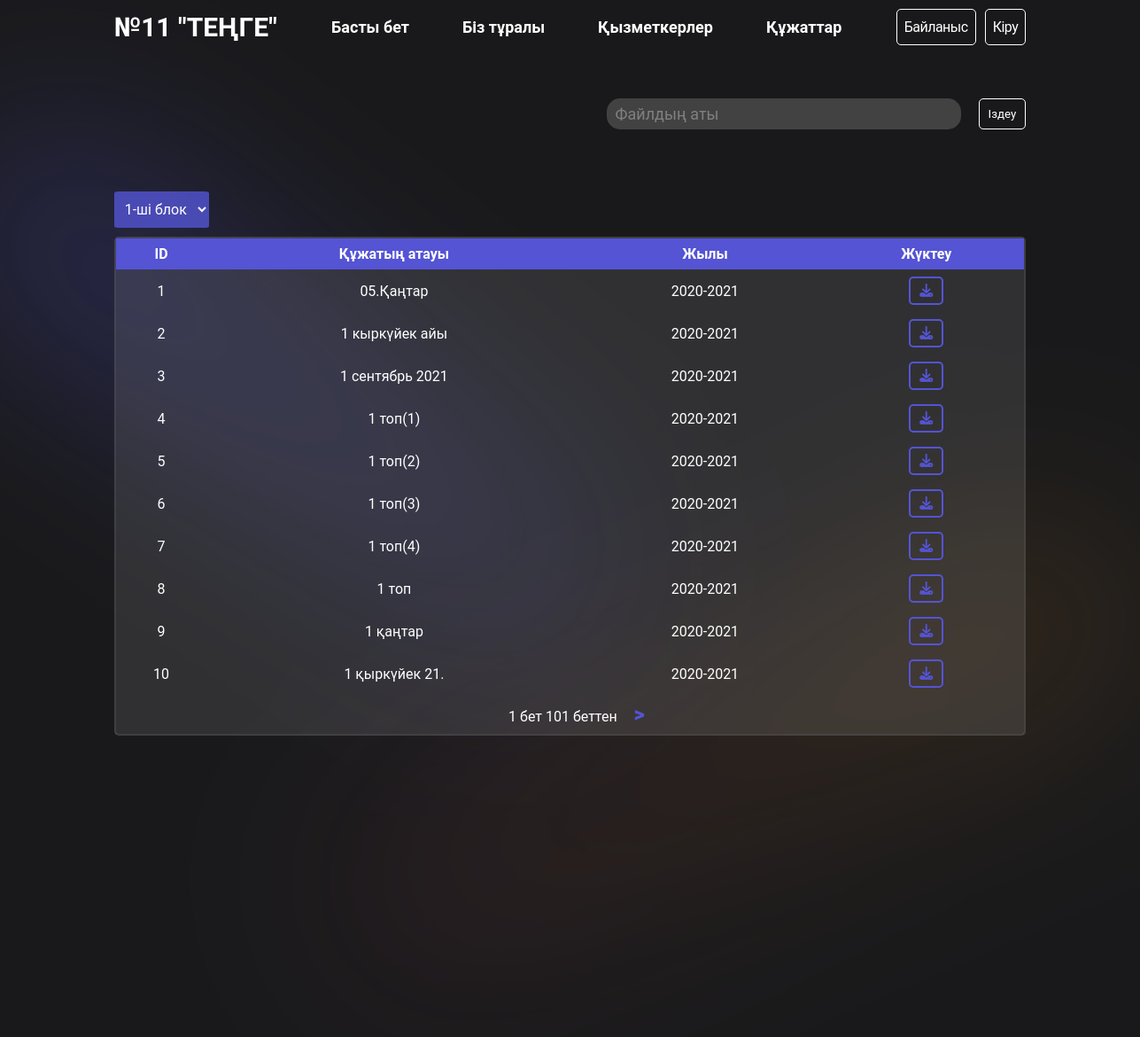
The app's page /all_files/, older data.
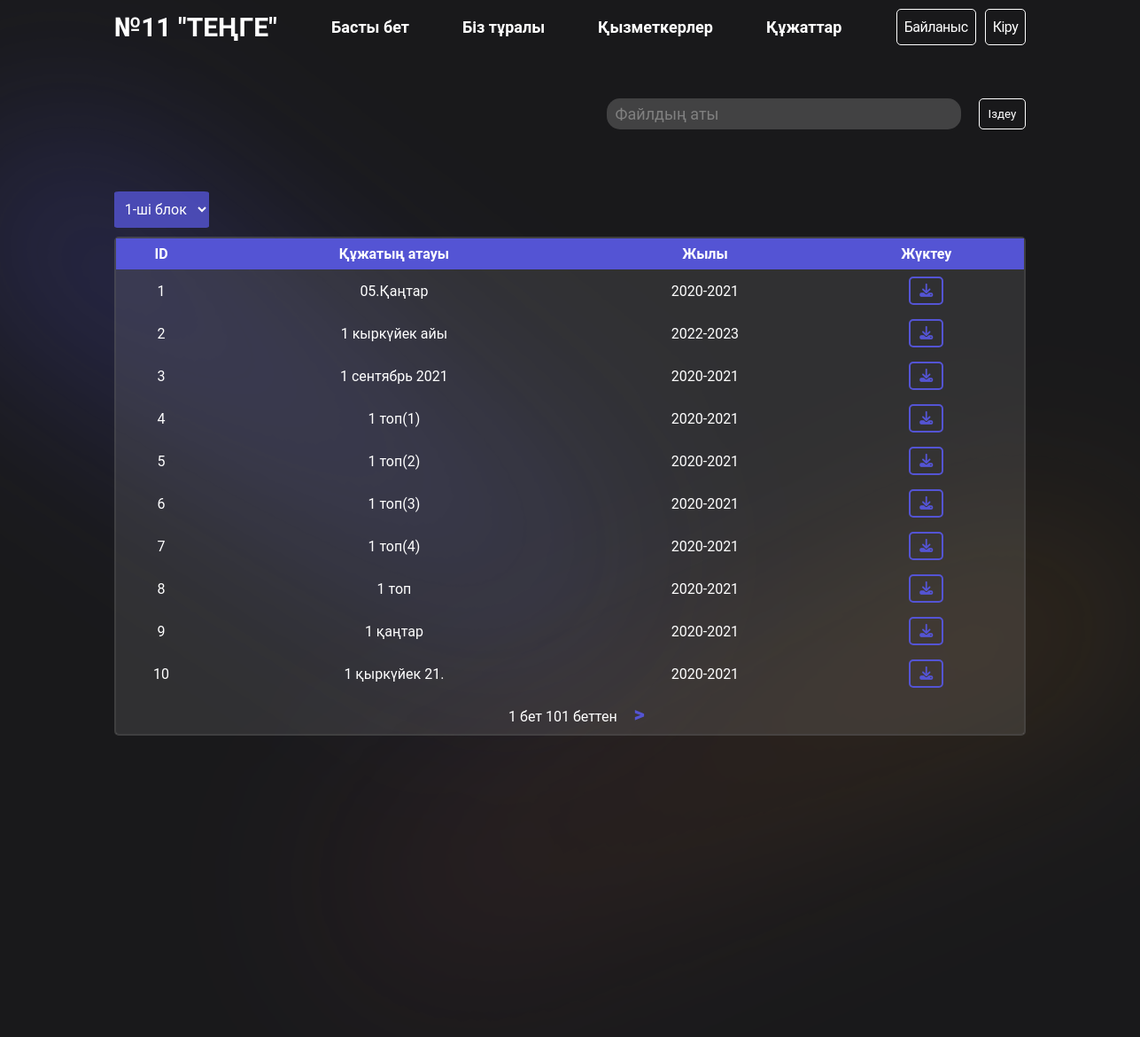
The same page, newer data.
### app/models.py (models this page shows, shortened)
class File(models.Model):
    year_choices = [('2020-2021', '2020-2021'),
                    ('2021-2022', '2021-2022'),
                    ('2022-2023', '2022-2023'),
                    ('2023-2024', '2023-2024')]
    tag_choices = [
                   ('common', 'Анықталмаған'),
                   ('schedule', 'Кесте'),
                   ('course', 'Курс'),
                   ('methodist_cyclogram', 'Әдіскер циклограмасы'),
                   ('mad', 'МАД'),
                   ('methodist_monitoring', 'Әдіскер мониторинг'),
                   ('personal_development_map', 'Жеке даму картасы'),
                   ('monitoring', 'Мониторинг'),
                   ('group_cyclogram', 'Топтың циклограммасы'),
                   ('year_plan', 'Жалдық жоспар'),
                   ('gpp', 'Топтардың перспективалық жоспарлары'),
                   ('about', 'Біз туралы')]
    name = models.CharField(max_length=255)
    file = models.FileField(upload_to='pdf/', max_length=255)
    tag = models.CharField(
        max_length=100, default='common', choices=tag_choices)
    year = models.CharField(max_length=10, choices=year_choices)
    block = models.CharField(max_length=10, choices=block_choices)

### app/views.py (the view)
# urls.py: path('all_files/', AllFiles.as_view(template_name='all_files.html'), name='all_files'),
class AllFiles(generic.ListView):
    model = File
    template_name = 'all_files.html'
    context_object_name = 'files'
    paginate_by = 10
    def get_queryset(self):
        queryset = File.objects.filter(tag='common')
        block = self.request.GET.get('block')
        if block:
            queryset = queryset.filter(block=str(block))
        else:
            queryset = queryset.filter(block='1')
        return queryset

### templates/all_files.html (shortened to what this page needs)
{% extends 'base.html' %}
{% block content %}
<div style="display: flex; justify-content: space-between; align-items: center;">
  <select name="block" id="block" class="custom-select">
    <option value="1" {% if request.GET.block == "1" %}selected{% endif %}>1-ші блок</option>
  </select>
</div>
<table>
  <tbody>
    <tr class="table-head">
      <th>ID</th>
      <th>Құжатың атауы</th>
      <th>Жылы</th>
      <th>Жүктеу</th>
    </tr>
    {% for file in files %}
    <tr>
      <td>{{ file.id }}</td>
      <td><a href="{{ file.file.url }}" target="_blank">{{ file.name }}</a></td>
      <td>{{ file.year }}</td>
      <td>
        <a href="{{ file.file.url }}" download> <button><i class="fa-solid fa-download"></i></button></a>
      </td>
    </tr>
    {% endfor %}
    <tr>
      <td colspan="4">
        <span style="margin-inline: 15px;">
          {{page_obj.number}} бет {{page_obj.paginator.num_pages}} беттен
        </span>
        {% if page_obj.has_next %}
        <a
          {% if request.GET.block %}
            href="?block={{request.GET.block}}&page={{page_obj.next_page_number}}"
          {% else %}
            href="?page={{page_obj.next_page_number}}"
          {% endif %}
          style="color: #5454d4;
          text-decoration: none;
          font-size: 24px;
          font-weight: 900;">
          >
        </a>
        {% endif %}
      </td>
    </tr>
  </tbody>
</table>
{% endblock %}

Row changes from the older to the newer data that the page shows:
changed File "1 кыркүйек айы": year "2020-2021" → "2022-2023"
